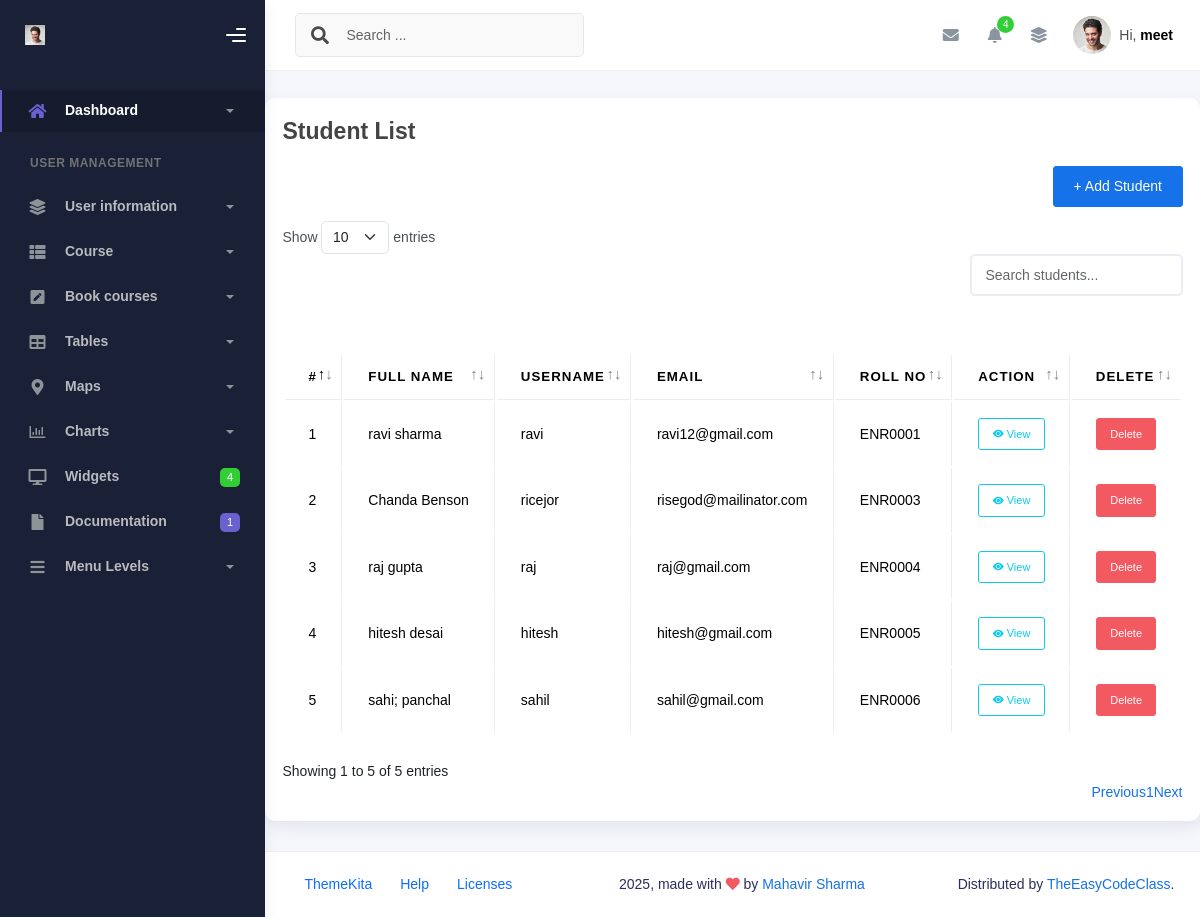
The page /student/list/ (signed in) on the database its author committed.
### dashboard/models.py (models this page shows, shortened)
class User(AbstractUser):
    GENDER_CHOICES = [
        ('M', 'Male'),
        ('F', 'Female'),
        ('O', 'Other'),
    ]
    ROLE_CHOICES = [
        ('admin', 'Admin'),
        ('staff', 'Staff'),
        ('student', 'Student'),
    ]
    phone = models.CharField(max_length=15 ,blank=True,null=True)
    gender = models.CharField(max_length=1, choices=GENDER_CHOICES,blank=True,null=True)
    dob = models.DateField(verbose_name='Date of Birth', null=True, blank=True)
    profile_picture = models.ImageField(upload_to='students/', blank=True, null=True)
    role = models.CharField(max_length=10, choices=ROLE_CHOICES)
    enroll_number = models.CharField(max_length=20, unique=True, blank=True, null=True)
    objects = StudentUserManager()

### dashboard/views.py (the view)
# urls.py: path('student/list/', StudentListView.as_view(), name='student_list'),
class StudentListView(LoginRequiredAdminOnlyMixin, ListView):
    login_url = '/'
    model = User
    template_name = 'dashboard/student_list.html'
    context_object_name = 'students'
    def get_queryset(self):
        return User.objects.filter(role='student')

### dashboard/views.py (called while the page is built)
    def dispatch(self, request, *args, **kwargs):
        if not request.user.is_authenticated:
            return self.handle_no_permission()
        if getattr(request.user, 'role', None) != 'admin':
            raise Http404("Page not found")
        return super().dispatch(request, *args, **kwargs)

### dashboard/templates/dashboard/student_list.html (shortened to what this page needs)
{% extends 'dashboard/base.html' %}
{% block content %}
<div class="content">
  <div class="page-inner">
    <div class="page-header">
      <h4 class="page-title">Student List</h4>
    </div>
  </div>
  <div class="card">
    <div class="card-body">
      <h4 class="page-title">Student List</h4>
      <div class="mb-3 text-end">
        <button class="btn btn-primary" data-bs-toggle="modal" data-bs-target="#addStudentModal">
          + Add Student
        </button>
      </div>
        <table id="mytable"class="table table-bordered table-hover">
          <thead>
            <tr>
              <th>#</th>
              <th>Full Name</th>
              <th>Username</th>
              <th>Email</th>
              <th>Roll No</th>
              <th>Action</th>
              <th>Delete</th>
            </tr>
          </thead>
          <tbody>
            {% for student in students %}
              <tr>
                <td>{{ forloop.counter }}</td>
                <td>{{ student.first_name }} {{ student.last_name }}</td>
                <td>{{ student.username }}</td>
                <td>{{ student.email }}</td>
                <td>{{ student.enroll_number }}</td>
                <td class="text-center">
                <a href="{% url 'view_student' student.id %}" class="btn btn-sm btn-outline-info w-100">
                  <i class="bi bi-eye-fill"></i> View
                </a>
              </td>
              <td class="text-center">
                <form method="post" action="{% url 'delete_user' student.pk %}" style="display:inline;">
               <button type="submit" class="btn btn-danger btn-sm" onclick="return confirm('Are you sure?')">Delete</button>
              </form>
              </tr>
              {% endfor %}
          </tbody>
        </table>
    </div>
  </div>
</div>
{% endblock %}

### dashboard/templates/dashboard/sidebar.html (shortened to what this page needs)
{% load static %}
<div class="wrapper">
      <div class="sidebar" data-background-color="dark">
        <div class="sidebar-logo">
          <div class="logo-header" data-background-color="dark">
            <a href="{% url 'index' %}" class="logo">
              {% if request.user.is_authenticated and request.user.profile_picture %}
  <img src="{{ request.user.profile_picture.url }}" alt="navbar brand" class="navbar-brand" height="20" />
{% else %}
  <img src="{% static 'dashboard/img/profile.jpg' %}" alt="navbar brand" class="navbar-brand" height="20" />
{% endif %}
            </a>
            <div class="nav-toggle">
              <button class="btn btn-toggle toggle-sidebar">
                <i class="gg-menu-right"></i>
              </button>
            </div>
          </div>
        </div>
        <div class="sidebar-wrapper scrollbar scrollbar-inner">
          <div class="sidebar-content">
            <ul class="nav nav-secondary">
              <li class="nav-item active">
                <a
                  data-bs-toggle="collapse"
                  href="#dashboard"
                  class="collapsed"
                  aria-expanded="false"
                >
                  <i class="fas fa-home"></i>
                  <p>Dashboard</p>
                  <span class="caret"></span>
                </a>
              </li>
              <li class="nav-section">
                <h4 class="text-section">User Management</h4>
              </li>
              <li class="nav-item">
                <a data-bs-toggle="collapse" href="#base">
                  <i class="fas fa-layer-group"></i>
                  <p>User information</p>
                  <span class="caret"></span>
                </a>
              </li>
              <li class="nav-item">
                <a data-bs-toggle="collapse" href="#sidebarLayouts">
                  <i class="fas fa-th-list"></i>
                  <p>Course</p>
                  <span class="caret"></span>
                </a>
              </li>
              <li class="nav-item">
                <a data-bs-toggle="collapse" href="#forms">
                  <i class="fas fa-pen-square"></i>
                  <p>Book courses</p>
                  <span class="caret"></span>
                </a>
              </li>
              <li class="nav-item">
                <a data-bs-toggle="collapse" href="#tables">
                  <i class="fas fa-table"></i>
                  <p>Tables</p>
                  <span class="caret"></span>
                </a>
              </li>
              <li class="nav-item">
                <a data-bs-toggle="collapse" href="#maps">
                  <i class="fas fa-map-marker-alt"></i>
                  <p>Maps</p>
                  <span class="caret"></span>
                </a>
              </li>
              <li class="nav-item">
                <a data-bs-toggle="collapse" href="#charts">
                  <i class="far fa-chart-bar"></i>
                  <p>Charts</p>
                  <span class="caret"></span>
                </a>
              </li>
              <li class="nav-item">
                <a href="widgets.html">
                  <i class="fas fa-desktop"></i>
                  <p>Widgets</p>
                  <span class="badge badge-success">4</span>
                </a>
              </li>
              <li class="nav-item">
                <a href="../../documentation/{% url 'index' %}">
                  <i class="fas fa-file"></i>
                  <p>Documentation</p>
                  <span class="badge badge-secondary">1</span>
                </a>
              </li>
              <li class="nav-item">
                <a data-bs-toggle="collapse" href="#submenu">
                  <i class="fas fa-bars"></i>
                  <p>Menu Levels</p>
                  <span class="caret"></span>
                </a>
              </li>
            </ul>
          </div>
        </div>
      </div>
      <div class="main-panel">
        <div class="main-header">
          <nav
            class="navbar navbar-header navbar-header-transparent navbar-expand-lg border-bottom"
          >
            <div class="container-fluid">
              <nav
                class="navbar navbar-header-left navbar-expand-lg navbar-form nav-search p-0 d-none d-lg-flex"
              >
                <div class="input-group">
                  <div class="input-group-prepend">
                    <button type="submit" class="btn btn-search pe-1">
                      <i class="fa fa-search search-icon"></i>
                    </button>
                  </div>
                  <input
                    type="text"
                    placeholder="Search ..."
                    class="form-control"
                  />
                </div>
              </nav>
              <ul class="navbar-nav topbar-nav ms-md-auto align-items-center">
                <li class="nav-item topbar-icon dropdown hidden-caret">
                  <a
                    class="nav-link dropdown-toggle"
                    href="#"
                    id="messageDropdown"
                    role="button"
                    data-bs-toggle="dropdown"
                    aria-haspopup="true"
                    aria-expanded="false"
                  >
                    <i class="fa fa-envelope"></i>
                  </a>
                </li>
                <li class="nav-item topbar-icon dropdown hidden-caret">
                  <a
                    class="nav-link dropdown-toggle"
                    href="#"
                    id="notifDropdown"
                    role="button"
                    data-bs-toggle="dropdown"
                    aria-haspopup="true"
                    aria-expanded="false"
                  >
                    <i class="fa fa-bell"></i>
                    <span class="notification">4</span>
                  </a>
                </li>
                <li class="nav-item topbar-icon dropdown hidden-caret">
                  <a
                    class="nav-link"
                    data-bs-toggle="dropdown"
                    href="#"
                    aria-expanded="false"
                  >
                    <i class="fas fa-layer-group"></i>
                  </a>
                </li>
                <li class="nav-item topbar-user dropdown hidden-caret">
                  <a
                    class="dropdown-toggle profile-pic"
                    data-bs-toggle="dropdown"
                    href="#"
                    aria-expanded="false"
                  >
                    <div class="avatar-sm">
                      <img
                        src="{% if request.user.profile_picture %}
                            {{ request.user.profile_picture.url }}
                          {% else %}
                            {% static 'dashboard/img/profile.jpg' %}
                          {% endif %}"
                        alt="..."
                        class="avatar-img rounded-circle"
                      />
                    </div>
                    <span class="profile-username">
                      <span class="op-7">Hi,</span>
                      <span class="fw-bold">{{ request.user.get_full_name|default:request.user.username }}</span>
                    </span>
                  </a>
                </li>
              </ul>
            </div>
          </nav>
        </div>

### rows shown on the page
User: user.get_full_name "meet"
User: first_name "ravi", last_name "sharma", username "ravi", email "ravi12@gmail.com", enroll_number "ENR0001"
User: first_name "Chanda", last_name "Benson", username "ricejor", email "risegod@mailinator.com", enroll_number "ENR0003"
User: first_name "raj", last_name "gupta", username "raj", email "raj@gmail.com", enroll_number "ENR0004"
User: first_name "hitesh", last_name "desai", username "hitesh", email "hitesh@gmail.com", enroll_number "ENR0005"
User: first_name "sahi;", last_name "panchal", username "sahil", email "sahil@gmail.com", enroll_number "ENR0006"
